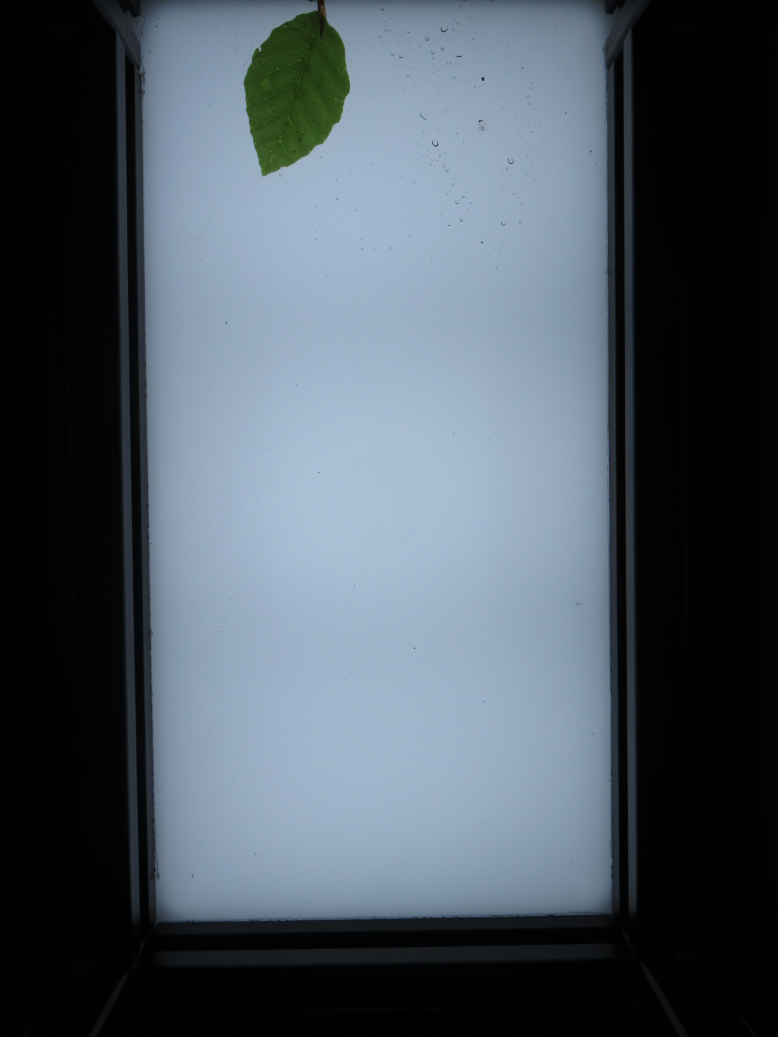
#> input picture 160523_Photos_Birmensdorf/IMG_4403.JPG, 3888 x 5184 px, found by its file name (shown at 1/5 size)
$ jupyter execute playground.ipynb
#> lines starting #> are read from the running program, lines starting #| are printed output that depends on the picture
# Leaf Segmentation Pypeline Example
- Imports
- Crop images
- Identify contour
- Overlay images
- Crop the stem
- Identify damages
- Compute areas and ratios
- Define conversion rate
- Export results to excel file

Resource:
https://medium.com/@abhilash.sirigari/leaf-disease-classification-using-deep-learning-and-image-segmentation-a77214ef9dbf

# LOG
- number of clusters
- kernel size
- distance

# Imports

[cell 1]
import numpy as np
import matplotlib.pyplot as plt
import cv2

# Read Sample Image

[cell 2]
id = 4403

[cell 3]
img = cv2.imread(f'images/IMG_{id}.JPG')
#> img is the input picture: shape (5184, 3888, 3); mean B, G, R 98.1, 87.8, 76.9
img.shape
#> Out = (5184, 3888, 3)

# Rotate Image

[cell 4]
# Check if the image is not vertical
if img.shape[1] > img.shape[0]:
    # If the image is not vertical, rotate it 270 degrees
    img = cv2.rotate(img, cv2.ROTATE_90_CLOCKWISE)

plt.imshow(cv2.cvtColor(img, cv2.COLOR_BGR2RGB))
plt.show()

# Crop Image

[cell 5]
height, width, _ = img.shape
#> height = 5184; width = 3888

y, h = 0, 3050  # upper starting point, lower ending point
x, w = 800, 2250  # lefter starting point, righter ending point

img = img[y:y+h, x:x+w]
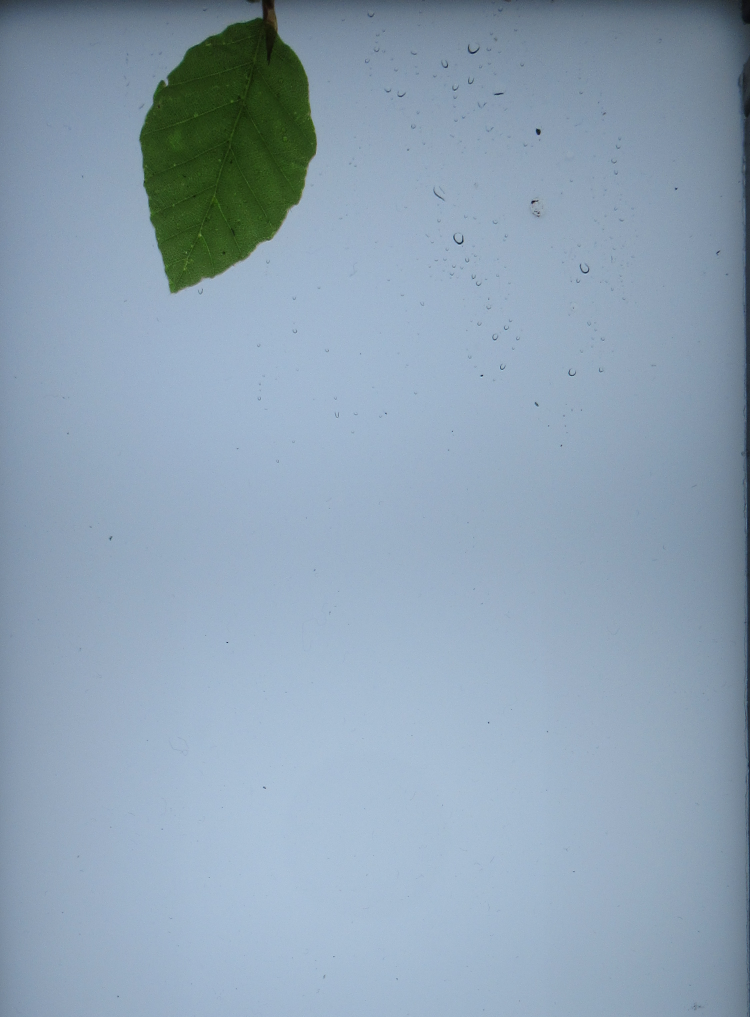
#> img: shape (3050, 2250, 3) (shown at 1/3 size); mean B, G, R 179.6, 161.9, 141.8

plt.figure(figsize=(10, 10), dpi=50)
plt.imshow(img)
plt.axis('off')
plt.show()

# Save Original Image and Create Processed

[cell 6]
original = cv2.cvtColor(img, cv2.COLOR_BGR2RGB)
processed = cv2.cvtColor(img, cv2.COLOR_BGR2RGB)

fig, ax = plt.subplots(1,2)

ax[0].imshow(original)
ax[1].imshow(processed)

plt.show()

# Pick Best Color Sub-Channel

[cell 7]
# Image Channels
img_rgb = cv2.cvtColor(img, cv2.COLOR_BGR2RGB)
img_lab = cv2.cvtColor(img, cv2.COLOR_BGR2LAB)
#> img_lab: shape (3050, 2250, 3); mean of channels 0, 1, 2 167, 124.8, 116.8
img_hsv = cv2.cvtColor(img, cv2.COLOR_BGR2HSV)
#> img_hsv: shape (3050, 2250, 3); mean H, S, V 102.8, 60.2, 181.6

channels = {'RGB': ['R', 'G', 'B'], 'LAB': ['L', 'a', 'b'], 'HSV': ['H', 'S', 'V']}
images = {'RGB': img_rgb, 'LAB': img_lab, 'HSV': img_hsv}

plt.figure(figsize=(8, 6), dpi=500)

fig, ax = plt.subplots(3, 3, figsize=(15, 15))

for i, color_space in enumerate(channels.keys()):
    for j in range(3):
        ax[i, j].imshow(images[color_space][:, :, j])
        ax[i, j].set_title(f'{color_space} - {channels[color_space][j]}')

plt.tight_layout()
plt.show()

[cell 8]
# Save the image best suited sub-channel for identifying the leaf
processed = img_hsv[:, :, 0]
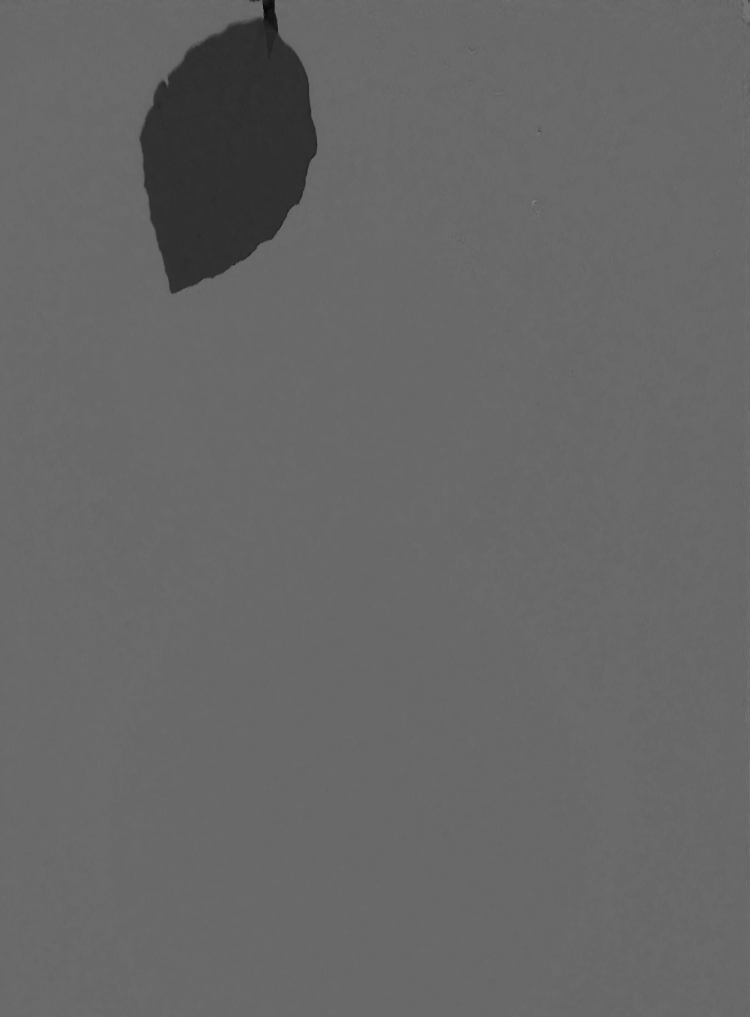
#> processed: shape (3050, 2250) (shown at 1/3 size); min 0, max 165, mean 102.8
